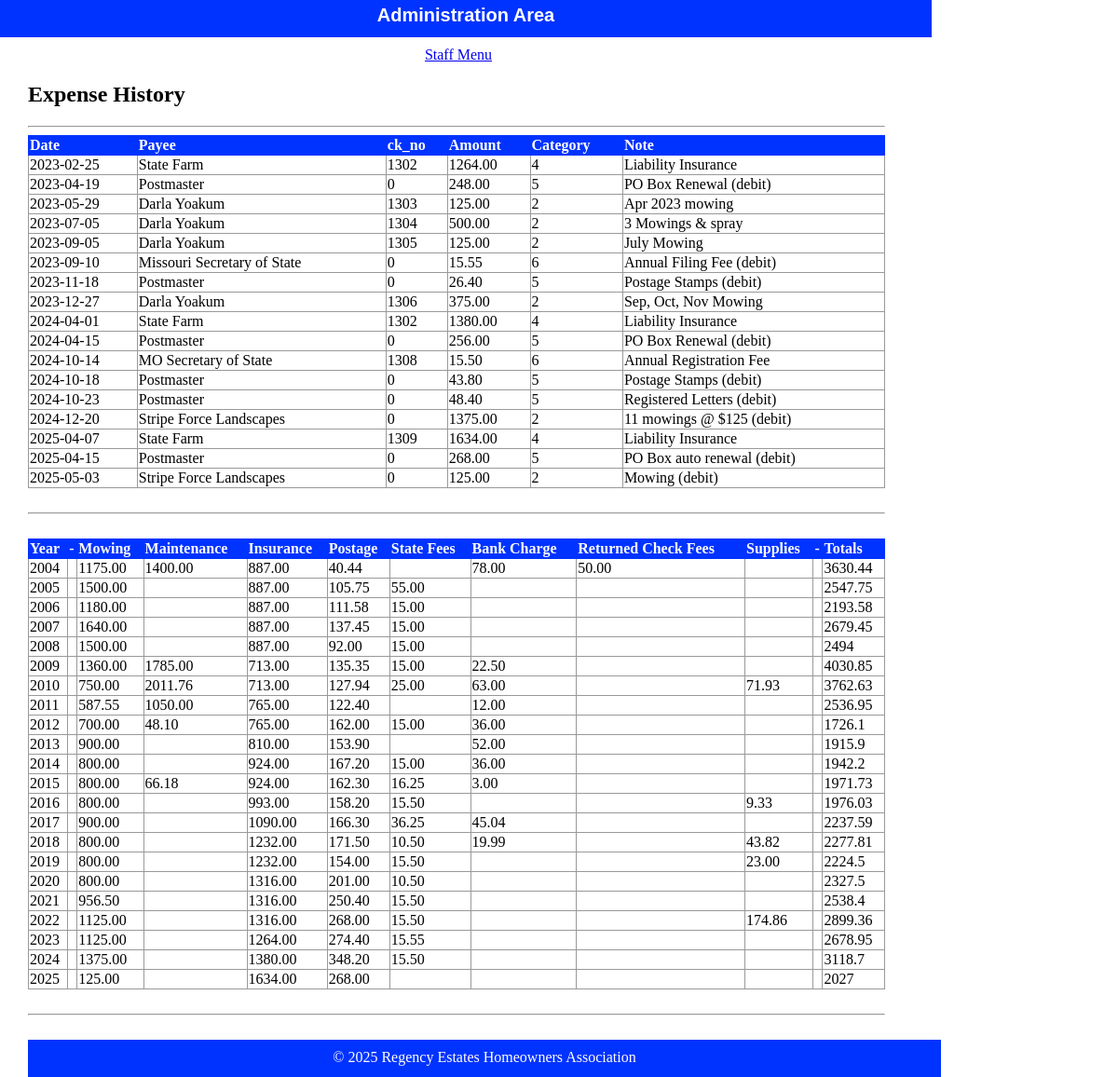
Page /html/public/staff/expenses/index.php on the earlier database version.
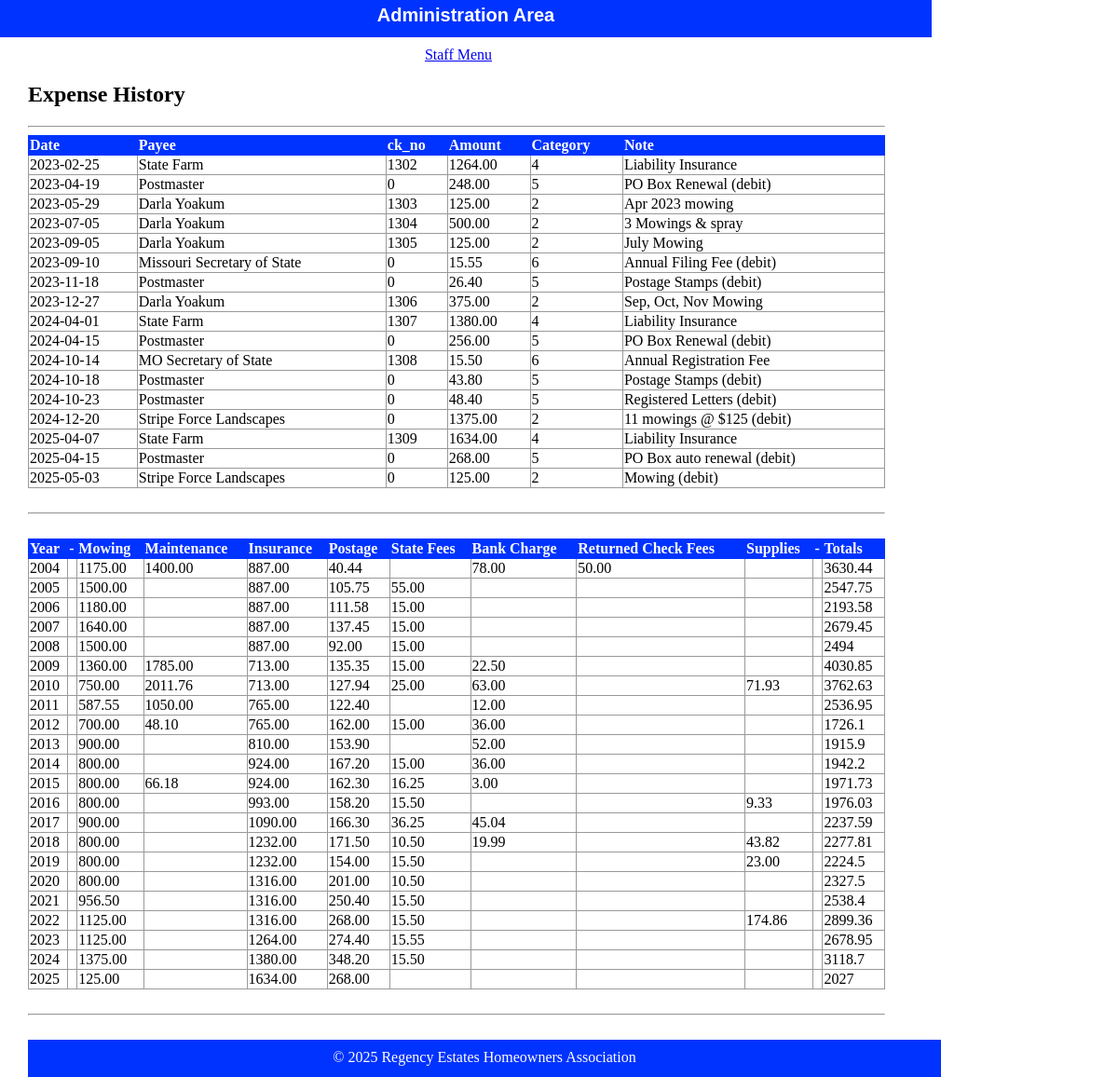
Same page on the later database version.
### tables this page shows
CREATE TABLE `expense` (
  `id` int(11) NOT NULL,
  `fk_cat_id` int(11) DEFAULT NULL,
  `dt` date DEFAULT NULL,
  `ck_no` int(11) DEFAULT NULL,
  `payee` varchar(50) DEFAULT NULL,
  `amount` decimal(10,2) DEFAULT NULL,
  `note` varchar(50) DEFAULT NULL
);

### html/private/functions.php (called while the page is built, shortened)
<?php
function url_for($script_path)
{
    if ($script_path[0] != '/')
    {
        $script_path = "/" . $script_path;
    }
    return WWW_ROOT . $script_path;
}
function htmlsc($string = "")
{
    return htmlspecialchars($string);
}
?>

### html/private/expense_functions.php (called while the page is built, shortened)
<?php
  function find_all_expenses($year) {
    global $db;
    $sql = "SELECT * FROM expense WHERE dt > " . "'" . $year . "-01-01' ";
    $result = mysqli_query($db, $sql);
    return $result;
  }
  function find_expense_sum($year, $category) {
      global $db;
      $sql = "SELECT SUM(amount) as sum FROM expense WHERE dt >= ";
      $sql .= "'" . $year . "-01-01' ";
      $sql .= "AND dt <= ";
      $sql .= "'" . $year . "-12-31' ";
      $sql .= "AND fk_cat_id = " . $category . ";";
      $result = mysqli_query($db, $sql);
      return $result;
  }
?>

### html/public/staff/expenses/index.php (the view, shortened to what this page needs)
<?php $expense_set = find_all_expenses('2023'); ?>
<?php include(SHARED_PATH . '/header.php'); ?>
    <div id="content">
        <div id="regency-menu">
            <h2>Expense History</h2>
            <hr />
            <table class="list">
                <tr>
                    <th>Date</th>
                    <th>Payee</th>
                    <th>ck_no</th>
                    <th>Amount</th>
                    <th>Category</th>
                    <th>Note</th>
                </tr>
                <?php while($expense_row = mysqli_fetch_assoc($expense_set)) { ?>
                    <tr>
                        <td><?php echo htmlsc($expense_row['dt']); ?></td>
                        <td><?php echo htmlsc($expense_row['payee']); ?></td>
                        <td><?php echo htmlsc($expense_row['ck_no']); ?></td>
                        <td><?php echo htmlsc($expense_row['amount']); ?></td>
                        <td><?php echo htmlsc($expense_row['fk_cat_id']); ?></td>
                        <td><?php echo htmlsc($expense_row['note']); ?></td>
                    </tr>
                <?php } ?>
            </table>
            <br /><hr /><br />
            <table class="list">
                <tr>
                    <th>Year</th>
                    <th>-</th>
                    <th>Mowing</th>
                    <th>Maintenance</th>
                    <th>Insurance</th>
                    <th>Postage</th>
                    <th>State Fees</th>
                    <th>Bank Charge</th>
                    <th>Returned Check Fees</th>
                    <th>Supplies</th>
                    <th>-</th>
                    <th>Totals</th>
                </tr>
                <?php
                $start_year = 2004;
                $latest_year = 2025;
                ?>
                <?php for ($year_index = $start_year; $year_index <= $latest_year; $year_index++) { ?>
                    <tr>
                        <?php $yearly_total = 0.00; ?>
                        <td>
                            <?php echo htmlsc($year_index); ?>
                        </td>
                        <td></td>
                        <?php
                        $sum_result = find_expense_sum($year_index, '2');
                        $cell_value = mysqli_fetch_assoc($sum_result);
                        $yearly_total = $yearly_total + $cell_value['sum'];
                        ?>
                        <td><?php echo htmlsc($cell_value['sum']); ?></td>
                        <?php
                        $sum_result = find_expense_sum($year_index, '3');
                        $cell_value = mysqli_fetch_assoc($sum_result);
                        $yearly_total = $yearly_total + $cell_value['sum'];
                        ?>
                        <td><?php echo htmlsc($cell_value['sum']); ?></td>
                        <?php
                        $sum_result = find_expense_sum($year_index, '4');
                        $cell_value = mysqli_fetch_assoc($sum_result);
                        $yearly_total = $yearly_total + $cell_value['sum'];
                        ?>
                        <td><?php echo htmlsc($cell_value['sum']); ?></td>
                        <?php
                        $sum_result = find_expense_sum($year_index, '5');
                        $cell_value = mysqli_fetch_assoc($sum_result);
                        $yearly_total = $yearly_total + $cell_value['sum'];
                        ?>
                        <td><?php echo htmlsc($cell_value['sum']); ?></td>
                        <?php
                        $sum_result = find_expense_sum($year_index, '6');
                        $cell_value = mysqli_fetch_assoc($sum_result);
                        $yearly_total = $yearly_total + $cell_value['sum'];
                        ?>
                        <td><?php echo htmlsc($cell_value['sum']); ?></td>
                        <?php
                        $sum_result = find_expense_sum($year_index, '7');
                        $cell_value = mysqli_fetch_assoc($sum_result);
                        $yearly_total = $yearly_total + $cell_value['sum'];
                        ?>
                        <td><?php echo htmlsc($cell_value['sum']); ?></td>
                        <?php
                        $sum_result = find_expense_sum($year_index, '8');
                        $cell_value = mysqli_fetch_assoc($sum_result);
                        $yearly_total = $yearly_total + $cell_value['sum'];
                        ?>
                        <td><?php echo htmlsc($cell_value['sum']); ?></td>
                        <?php
                        $sum_result = find_expense_sum($year_index, '9');
                        $cell_value = mysqli_fetch_assoc($sum_result);
                        $yearly_total = $yearly_total + $cell_value['sum'];
                        ?>
                        <td><?php echo htmlsc($cell_value['sum']); ?></td>
                        <td></td>
                        <td><?php echo $yearly_total; ?></td>
                    <?php } ?>
            </table>
            <br /><hr /><br />
    </div>
<?php include(SHARED_PATH . '/footer.php'); ?>

### html/private/shared/header.php (shortened to what this page needs)
<!doctype html>
<html lang="en">
	<head>
		<link rel="stylesheet" media="all" href="<?php echo url_for('stylesheets/staff.css'); ?>" />
	</head>
	<body>
		<header>
			<h1>Administration Area</h1>
		</header>
		<navigation>
			<ul>
				<li>
					<a href="<?php echo url_for('/staff/index.php'); ?>">Staff Menu</a>
				</li>
			</ul>
		</navigation>

### html/private/shared/footer.php (shortened to what this page needs)
<footer>
	&copy; <?php echo date('Y'); ?> Regency Estates Homeowners Association
</footer>
</body>
</html>

### html/public/stylesheets/staff.css (style rules this page uses)
html { height: 100%; width: 100%; }
body { height: 1000px; width: 100%; margin: 0; padding: 0; }
header { width: 1000px; height: 40px; margin: 0 0 10px 0; padding: 0; background: #0033FF; color: white; }
header h1 { margin: 0; padding: 5px; font-size: 20px; font-family: Verdana, Arial, Helvetica, sans-serif; text-align: center; }
navigation { width: 1000px; margin: 0; padding: 0; text-align: center; }
navigation ul { width: 1000px; list-style: none; padding: 0; margin: 0; }
navigation ul li { display: inline; margin-right: 1em; }
#content { width: 920px; min-height: 500px; padding: 0 30px; }
footer { width: 940px; height: 20px; margin: 0 0 10px 0; padding: 10px 20px; background: #0033FF; color: white; text-align: center; }
table { border-collapse: collapse; vertical-align: top; }
table.list { width: 100%; }
table.list tr td { border: 1px solid #999999; }
table.list tr th { border: 1px solid #0033FF; background: #0033FF; color: white; text-align: left; }

Differences in the rows shown:
changed expense (number 9 of 17 on the later page): ck_no "1302" → "1307"
